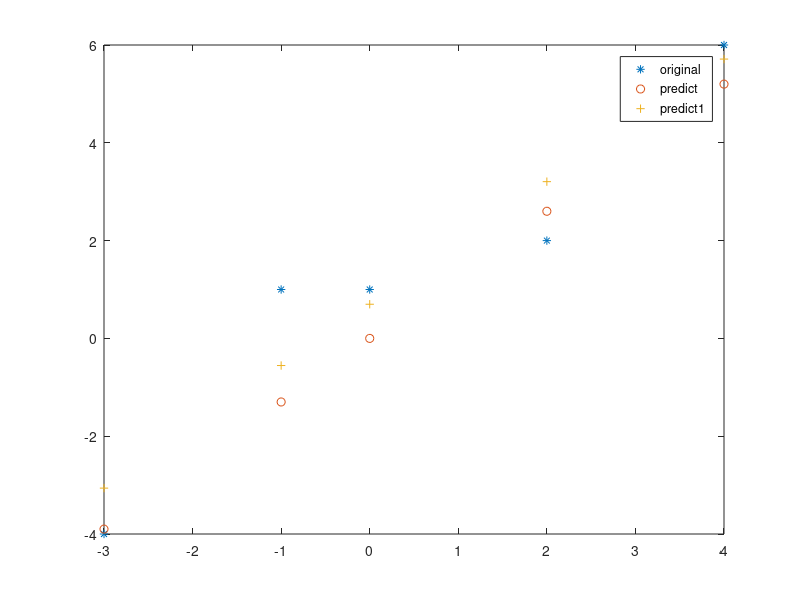

Write the MATLAB code that produced this figure.
%%
% a) y = w*x
input_x = [-3,-1,0,2,4];
output_y = [-4,1,1,2,6];
n = size(input_x,2);
para = sum(input_x.*output_y)/sum(input_x.^2);
y_predict = para*input_x;
ssr = (1/n)*sum((output_y - y_predict).^2);

%%
% b) y = w_0 + w_1*x 
w_0 = (sum(output_y)*sum(input_x.^2) - sum(input_x)*sum(input_x.*output_y))...
    /(n*sum(input_x.^2) - (sum(input_x))^2);
w_1 = (n*(sum(input_x.*output_y)) - sum(input_x)*sum(output_y))...
    /(n*sum(input_x.^2) - (sum(input_x))^2);
y_predict1 = w_0 + w_1*input_x;
ssr1 = (1/n)*sum((y_predict1 - output_y).^2);
plot(input_x, output_y, '*',input_x,y_predict,'o', input_x, y_predict1,'+');
legend('original', 'predict', 'predict1');

%%
% or matrixswise 
big_X = [ones(n,1) input_x']
opt = inv(big_X'*big_X)*big_X'*output_y';
x_test = 1;
y_test = [1,x_test]*opt;
%% 
fprintf('*************')
w = 0;
for j = 1:10
    alpha = 0.1;
    f_x = w.*input_x;
    w = w- (1/n)*alpha*sum((f_x - output_y).*input_x);
    fprintf('The w is %d after %i itereation \n', w, j);
end


